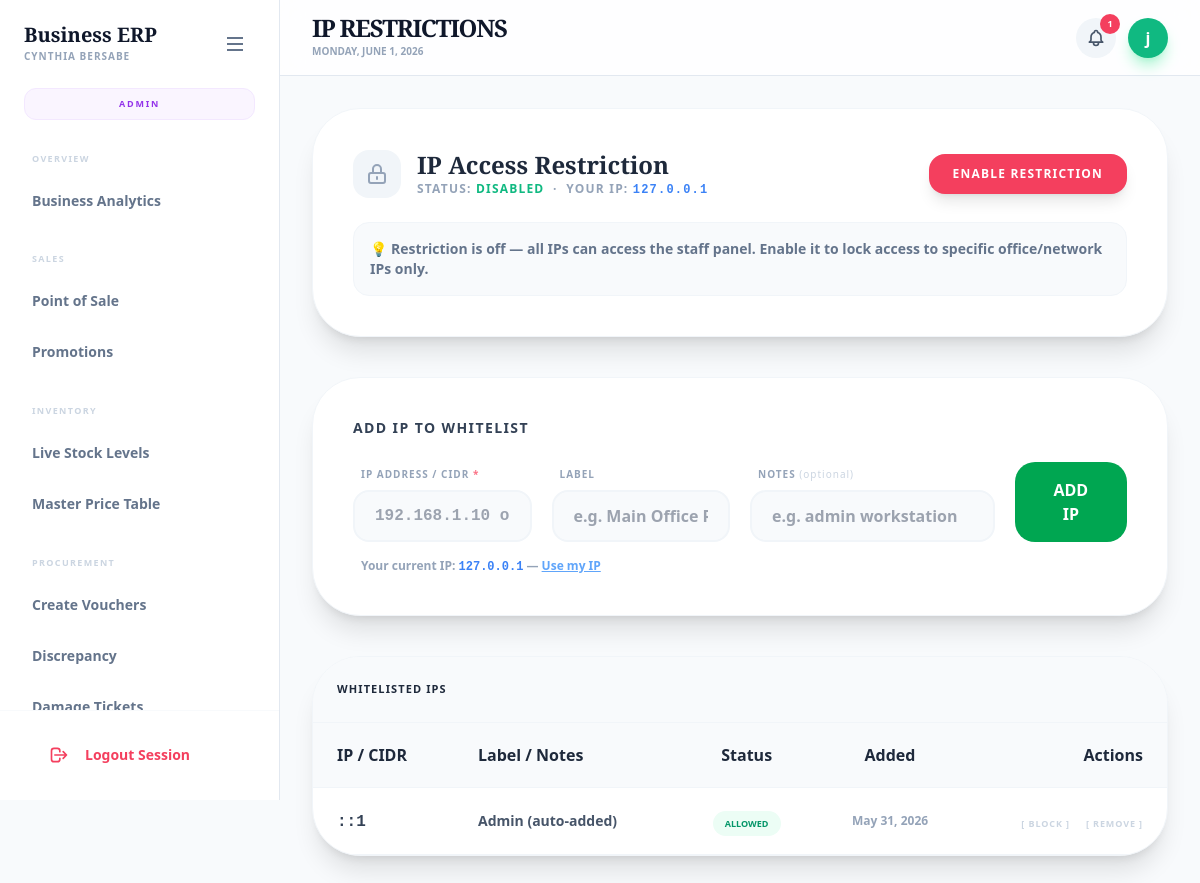
Screenshot of /staff/settings/ip_restrictions.php (signed in) with the database file from the repository.
### tables this page shows
CREATE TABLE `ip_restrictions` (
  `id` int(11) NOT NULL AUTO_INCREMENT,
  `ip_cidr` varchar(50) NOT NULL,
  `label` varchar(100) DEFAULT NULL,
  `note` text DEFAULT NULL,
  `is_active` tinyint(1) NOT NULL DEFAULT 1,
  `created_by` int(11) DEFAULT NULL,
  `created_at` timestamp NOT NULL DEFAULT current_timestamp(),
  PRIMARY KEY (`id`),
  UNIQUE KEY `uq_ip` (`ip_cidr`)
);

### staff/settings/ip_restrictions.php (the view, shortened to what this page needs)
<?php
function get_setting(mysqli $conn, string $key, string $default = ''): string {
    $q = $conn->prepare("SELECT setting_value FROM system_settings WHERE setting_key = ? LIMIT 1");
    $q->bind_param("s", $key); $q->execute();
    $r = $q->get_result()->fetch_assoc();
    return $r ? ($r['setting_value'] ?? $default) : $default;
}
function get_client_ip(): string {
    foreach (['HTTP_X_FORWARDED_FOR','HTTP_CLIENT_IP','REMOTE_ADDR'] as $k) {
        if (!empty($_SERVER[$k])) {
            return trim(explode(',', $_SERVER[$k])[0]);
        }
    }
    return '0.0.0.0';
}
$my_ip = get_client_ip();
include '../layout_top.php';
$enabled   = get_setting($conn, 'ip_restriction_enabled', '0') === '1';
$ips_q     = $conn->query("SELECT * FROM ip_restrictions ORDER BY created_at DESC");
$ip_count  = $ips_q ? $ips_q->num_rows : 0;
?>
<div class="max-w-5xl mx-auto pb-20 animate-in space-y-10">
    <div class="card-modern shadow-xl">
        <div class="flex items-center justify-between flex-wrap gap-6">
            <div class="flex items-center gap-4">
                <div class="w-12 h-12 <?= $enabled ? 'bg-rose-100' : 'bg-slate-100' ?> rounded-2xl flex items-center justify-center <?= $enabled ? 'text-rose-600' : 'text-slate-400' ?>">
                    <svg class="w-6 h-6" fill="none" stroke="currentColor" viewBox="0 0 24 24"><path stroke-linecap="round" stroke-linejoin="round" stroke-width="2" d="M12 15v2m-6 4h12a2 2 0 002-2v-6a2 2 0 00-2-2H6a2 2 0 00-2 2v6a2 2 0 002 2zm10-10V7a4 4 0 00-8 0v4h8z" /></svg>
                </div>
                <div>
                    <h3 class="serif-title text-2xl font-bold text-slate-800">IP Access Restriction</h3>
                    <p class="text-slate-400 text-xs font-bold uppercase tracking-widest">
                        Status: <span class="<?= $enabled ? 'text-rose-500' : 'text-emerald-500' ?> font-black"><?= $enabled ? 'ENABLED' : 'DISABLED' ?></span>
                        &nbsp;·&nbsp; Your IP: <code class="text-blue-500"><?= htmlspecialchars($my_ip) ?></code>
                    </p>
                </div>
            </div>
            <form method="POST" onsubmit="return confirmAction('<?= $enabled ? 'Disable IP restriction? All IPs will have access.' : 'Enable IP restriction? Only whitelisted IPs can log in.' ?>', null, '<?= $enabled ? 'Disable' : 'Enable' ?> IP Restriction')">
                <button type="submit" class="<?= $enabled ? 'bg-slate-700 hover:bg-slate-800' : 'bg-rose-500 hover:bg-rose-600' ?> text-white font-black px-6 py-3 rounded-2xl text-xs uppercase tracking-widest transition-colors shadow-lg">
                    <?= $enabled ? 'Disable Restriction' : 'Enable Restriction' ?>
                </button>
            </form>
        </div>
        <?php if ($enabled): ?>
        <div class="mt-6 bg-rose-50 border border-rose-200 rounded-2xl p-4 text-sm text-rose-700 font-bold">
            ⚠️ Restriction is <strong>ACTIVE</strong>. Only the <?= $ip_count ?> IP(s) below can access the staff panel. Any other IP will be blocked at login.
        </div>
        <?php else: ?>
        <div class="mt-6 bg-slate-50 border border-slate-100 rounded-2xl p-4 text-sm text-slate-500 font-bold">
            💡 Restriction is off — all IPs can access the staff panel. Enable it to lock access to specific office/network IPs only.
        </div>
        <?php endif; ?>
    </div>
    <div class="card-modern shadow-xl">
        <h4 class="font-black text-slate-700 text-sm uppercase tracking-widest mb-6">Add IP to Whitelist</h4>
        <form method="POST" action="">
            <div class="grid grid-cols-1 md:grid-cols-12 gap-5 items-end">
                <div class="md:col-span-3">
                    <label class="label-modern ml-2">IP Address / CIDR <span class="text-rose-400">*</span></label>
                    <input type="text" name="ip_cidr" required placeholder="192.168.1.10 or 192.168.1.0/24"
                           class="input-modern font-mono">
                </div>
                <div class="md:col-span-3">
                    <label class="label-modern ml-2">Label</label>
                    <input type="text" name="label" placeholder="e.g. Main Office Router"
                           class="input-modern">
                </div>
                <div class="md:col-span-4">
                    <label class="label-modern ml-2">Notes <span class="text-slate-300 font-normal normal-case">(optional)</span></label>
                    <input type="text" name="note" placeholder="e.g. admin workstation"
                           class="input-modern">
                </div>
                <div class="md:col-span-2">
                    <button type="submit" class="btn-pos-primary w-full">ADD IP</button>
                </div>
            </div>
        </form>
        <div class="mt-4 text-xs text-slate-400 font-bold ml-2">
            Your current IP: <code class="text-blue-500"><?= htmlspecialchars($my_ip) ?></code>
            — <button type="button" onclick="document.querySelector('[name=ip_cidr]').value='<?= htmlspecialchars($my_ip) ?>'"
                      class="text-blue-400 hover:text-blue-600 underline">Use my IP</button>
        </div>
    </div>
    <div class="bg-white rounded-[3rem] border border-slate-100 shadow-xl overflow-hidden">
        <div class="p-6 bg-slate-50 border-b border-slate-100">
            <h4 class="font-black text-slate-800 text-[11px] uppercase tracking-widest">Whitelisted IPs</h4>
        </div>
        <table class="table-modern text-left w-full">
            <thead>
                <tr class="bg-slate-50/50">
                    <th class="px-8 py-5">IP / CIDR</th>
                    <th class="px-4 py-5">Label / Notes</th>
                    <th class="px-4 py-5 text-center">Status</th>
                    <th class="px-4 py-5 text-center">Added</th>
                    <th class="px-8 py-5 text-right">Actions</th>
                </tr>
            </thead>
            <tbody class="divide-y divide-slate-50">
                <?php if ($ip_count > 0):
                    $ips_q->data_seek(0);
                    while ($ip = $ips_q->fetch_assoc()):
                ?>
                <tr class="hover:bg-slate-50 transition-colors <?= !$ip['is_active'] ? 'opacity-40' : '' ?>">
                    <td class="px-8 py-5">
                        <code class="font-mono font-bold text-slate-700"><?= htmlspecialchars($ip['ip_cidr']) ?></code>
                    </td>
                    <td class="px-4 py-5">
                        <?php if ($ip['label']): ?><p class="font-bold text-slate-600 text-sm"><?= htmlspecialchars($ip['label']) ?></p><?php endif; ?>
                    </td>
                    <td class="px-4 py-5 text-center">
                        <span class="px-3 py-1.5 rounded-full text-[9px] font-black uppercase <?= $ip['is_active'] ? 'bg-emerald-50 text-emerald-600' : 'bg-slate-100 text-slate-400' ?>">
                            <?= $ip['is_active'] ? 'ALLOWED' : 'BLOCKED' ?>
                        </span>
                    </td>
                    <td class="px-4 py-5 text-center text-xs font-bold text-slate-400">
                        <?= date('M j, Y', strtotime($ip['created_at'])) ?>
                    </td>
                    <td class="px-8 py-5 text-right">
                        <div class="flex items-center justify-end gap-4">
                            <form method="POST" class="inline">
                                <button type="submit" class="text-[9px] font-black text-slate-300 hover:text-amber-500 uppercase tracking-widest transition-colors">
                                    [ <?= $ip['is_active'] ? 'Block' : 'Allow' ?> ]
                                </button>
                            </form>
                            <form method="POST" class="inline">
                                <button type="submit"
                                        onclick="return confirmAction('Remove <?= htmlspecialchars($ip['ip_cidr']) ?> from whitelist?', null, 'Remove IP')"
                                        class="text-[9px] font-black text-slate-300 hover:text-rose-500 uppercase tracking-widest transition-colors">
                                    [ Remove ]
                                </button>
                            </form>
                        </div>
                    </td>
                </tr>
                <?php endwhile; endif; ?>
            </tbody>
        </table>
    </div>
</div>
<?php include '../layout_bottom.php'; ?>

### assets/css/style.css (style rules this page uses)
* { box-sizing: border-box; font-family: system-ui, -apple-system, BlinkMacSystemFont, sans-serif; }
body { margin: 0; background: #f4f6f8; color: #333; }
.label-modern { font-size: 10px; font-weight: 900; text-transform: uppercase; letter-spacing: 0.1em; color: #94a3b8; margin-left: 0.5rem; margin-bottom: 0.5rem; display: block; }
.btn-pos-primary { background-color: #00a651; color: white; font-weight: 800; padding: 1rem 2rem; border-radius: 1.25rem; transition: all 0.3s; display: inline-flex; align-items: center; justify-content: center; cursor: pointer; }
.card-modern { background: white; padding: 2.5rem; border-radius: 3rem; border: 1px solid #f1f5f9; box-shadow: 0 4px 6px -1px rgba(0, 0, 0, 0.05); margin-bottom: 2rem; }
.input-modern { width: 100%; background-color: #f8fafc; border: 2px solid #f1f5f9; border-radius: 1rem; padding: 0.75rem 1.25rem; font-weight: 600; color: #1e293b; outline: none; transition: all 0.2s; }
.table-modern { width: 100%; border-collapse: collapse; }
.table-modern thead tr { background-color: #f8fafc; }
.table-modern th, .table-modern td { padding: 1.25rem 1.5rem; border-bottom: 1px solid #f1f5f9; }
.animate-in { animation: fadeIn 0.3s ease-out; }
body, .main-content { overflow-x: hidden !important; max-width: 100vw; }

### staff/layout_top.php (style rules this page uses)
body { font-family: 'Inter', sans-serif; background-color: #f8fafc; color: #1e293b; overflow-x: hidden; }
.serif-title { font-family: 'Playfair Display', serif; }

### staff/layout_bottom.php (style rules this page uses)
body { animation: fadeIn .3s ease-in; }

### rows the page displays
ip_restrictions: ip_cidr "::1", label "Admin (auto-added)", is_active "ALLOWED", created_at "May 31, 2026"

### other values shown
$badge_label "ADMIN"
$section "OVERVIEW"
$titles[$file] "Business Analytics"
$section "SALES"
$titles[$file] "Point of Sale"
$titles[$file] "Promotions"
$section "INVENTORY"
$titles[$file] "Live Stock Levels"
$titles[$file] "Master Price Table"
$section "PROCUREMENT"
$titles[$file] "Create Vouchers"
$titles[$file] "Discrepancy"
$page_title "IP RESTRICTIONS"
min($notif_count, 99) "1"
substr($username, 0, 1) "j"
